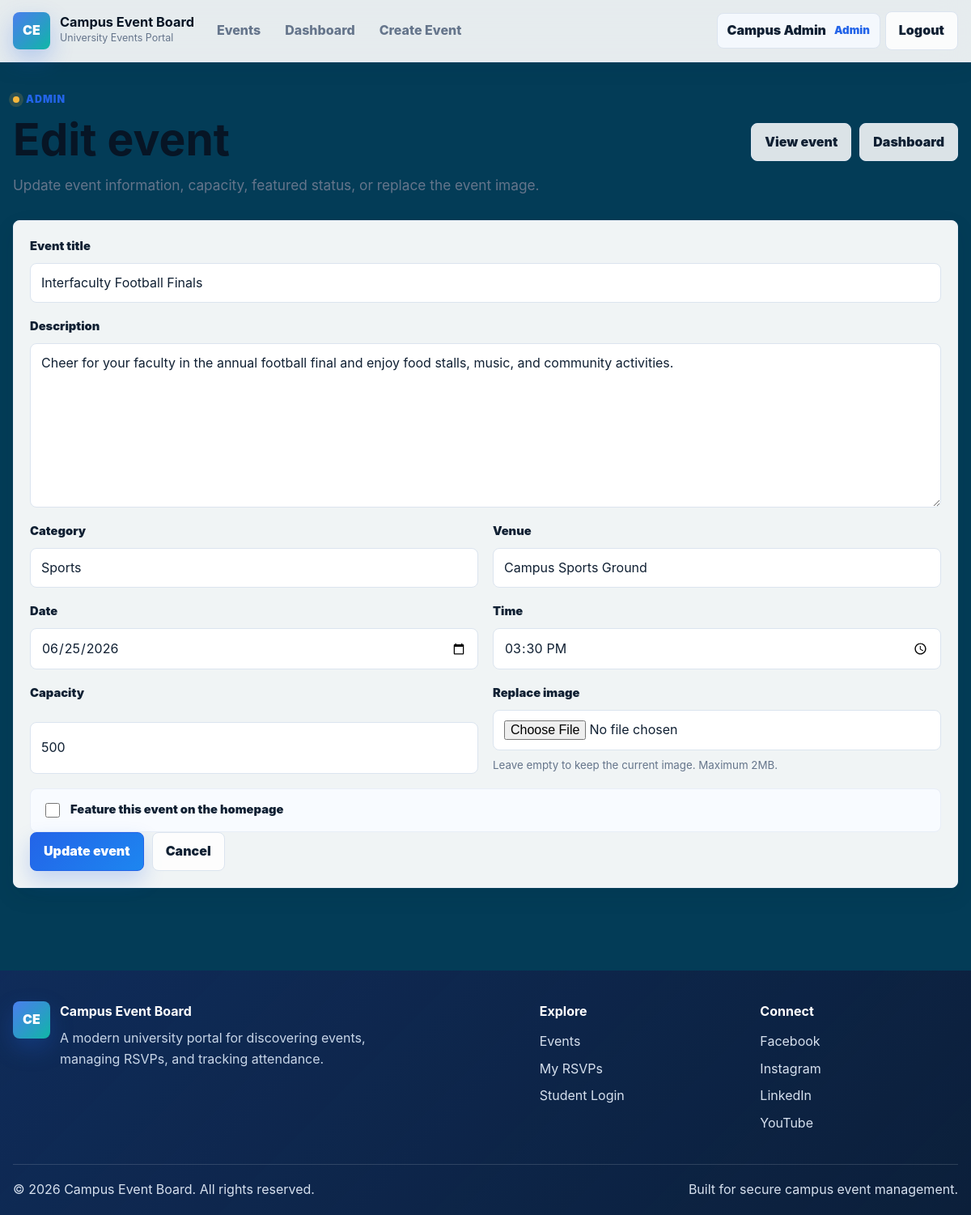
Page /admin/edit_event.php?id=3 (signed in) on the committed database.
### tables this page shows
CREATE TABLE events (
    id INT UNSIGNED AUTO_INCREMENT PRIMARY KEY,
    title VARCHAR(180) NOT NULL,
    description TEXT NOT NULL,
    category VARCHAR(80) NOT NULL,
    location VARCHAR(160) NOT NULL,
    event_date DATE NOT NULL,
    event_time TIME NOT NULL,
    capacity INT UNSIGNED NOT NULL,
    image VARCHAR(255) DEFAULT NULL,
    is_featured TINYINT(1) NOT NULL DEFAULT 0,
    created_by INT UNSIGNED DEFAULT NULL,
    created_at TIMESTAMP NOT NULL DEFAULT CURRENT_TIMESTAMP,
    updated_at TIMESTAMP NULL DEFAULT NULL ON UPDATE CURRENT_TIMESTAMP,
    CONSTRAINT fk_events_created_by
        FOREIGN KEY (created_by)
        REFERENCES users(id)
        ON DELETE SET NULL
);

### admin/edit_event.php (the view, shortened to what this page needs)
<?php
require_once __DIR__ . '/../config/db.php';
$eventId = filter_input(INPUT_GET, 'id', FILTER_VALIDATE_INT);
$eventStatement = $pdo->prepare(
    'SELECT *
     FROM events
     WHERE id = :event_id
     LIMIT 1'
);
$eventStatement->execute([
    ':event_id' => $eventId,
]);
$event = $eventStatement->fetch();
$title = $event['title'];
$description = $event['description'];
$category = $event['category'];
$location = $event['location'];
$eventDate = $event['event_date'];
$eventTime = substr((string) $event['event_time'], 0, 5);
$capacity = (string) $event['capacity'];
$isFeatured = (int) $event['is_featured'] === 1;
require_once __DIR__ . '/../includes/header.php';
?>
<section class="page-heading">
    <div>
        <span class="eyebrow">Admin</span>
        <h1>Edit event</h1>
        <p>Update event information, capacity, featured status, or replace the event image.</p>
    </div>
    <div class="heading-actions">
        <a class="btn btn-outline" href="../event.php?id=<?php echo htmlspecialchars((string) $eventId, ENT_QUOTES, 'UTF-8'); ?>">View event</a>
        <a class="btn btn-outline" href="dashboard.php">Dashboard</a>
    </div>
</section>
<section class="form-section">
    <form class="event-form" action="edit_event.php?id=<?php echo htmlspecialchars((string) $eventId, ENT_QUOTES, 'UTF-8'); ?>" method="POST" enctype="multipart/form-data" novalidate>
        <div class="form-grid">
            <div class="form-group full-width">
                <label for="title">Event title</label>
                <input
                    type="text"
                    id="title"
                    name="title"
                    value="<?php echo htmlspecialchars($title, ENT_QUOTES, 'UTF-8'); ?>"
                    maxlength="180"
                    required
                >
            </div>
            <div class="form-group full-width">
                <label for="description">Description</label>
                <textarea id="description" name="description" rows="7" required><?php echo htmlspecialchars($description, ENT_QUOTES, 'UTF-8'); ?></textarea>
            </div>
            <div class="form-group">
                <label for="category">Category</label>
                <input
                    type="text"
                    id="category"
                    name="category"
                    value="<?php echo htmlspecialchars($category, ENT_QUOTES, 'UTF-8'); ?>"
                    maxlength="80"
                    required
                >
            </div>
            <div class="form-group">
                <label for="location">Venue</label>
                <input
                    type="text"
                    id="location"
                    name="location"
                    value="<?php echo htmlspecialchars($location, ENT_QUOTES, 'UTF-8'); ?>"
                    maxlength="160"
                    required
                >
            </div>
            <div class="form-group">
                <label for="event_date">Date</label>
                <input
                    type="date"
                    id="event_date"
                    name="event_date"
                    value="<?php echo htmlspecialchars($eventDate, ENT_QUOTES, 'UTF-8'); ?>"
                    required
                >
            </div>
            <div class="form-group">
                <label for="event_time">Time</label>
                <input
                    type="time"
                    id="event_time"
                    name="event_time"
                    value="<?php echo htmlspecialchars($eventTime, ENT_QUOTES, 'UTF-8'); ?>"
                    required
                >
            </div>
            <div class="form-group">
                <label for="capacity">Capacity</label>
                <input
                    type="number"
                    id="capacity"
                    name="capacity"
                    value="<?php echo htmlspecialchars($capacity, ENT_QUOTES, 'UTF-8'); ?>"
                    min="1"
                    required
                >
            </div>
            <div class="form-group">
                <label for="image">Replace image</label>
                <input type="file" id="image" name="image" accept="image/jpeg,image/png,image/webp">
                <small>Leave empty to keep the current image. Maximum 2MB.</small>
            </div>
            <label class="checkbox-field full-width" for="is_featured">
                <input
                    type="checkbox"
                    id="is_featured"
                    name="is_featured"
                    value="1"
                    <?php echo $isFeatured ? 'checked' : ''; ?>
                >
                <span>Feature this event on the homepage</span>
            </label>
        </div>
        <div class="form-actions">
            <button class="btn btn-primary" type="submit">Update event</button>
            <a class="btn btn-outline" href="dashboard.php">Cancel</a>
        </div>
    </form>
</section>
<?php require_once __DIR__ . '/../includes/footer.php'; ?>

### rows in the picture
events: title "Interfaculty Football Finals", description "Cheer for your faculty in the annual football final and enjoy food stalls, music, and community activities.", category "Sports", location "Campus Sports Ground", event_date "06/25/2026", event_time "15:30", capacity "500"

### other values in the picture
$_SESSION['user_name'] "Campus Admin"
$_SESSION['user_role'] "Admin"
